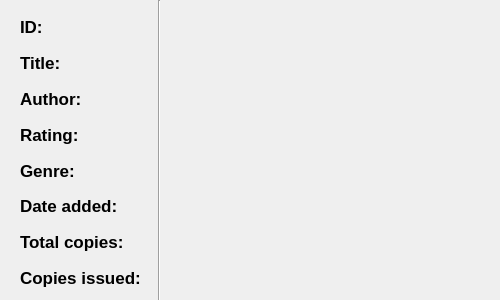
<?xml version="1.0" encoding="UTF-8"?>
<ui version="4.0">
 <class>bookdetaildialog</class>
 <widget class="QDialog" name="bookdetaildialog">
  <property name="geometry">
   <rect>
    <x>0</x>
    <y>0</y>
    <width>500</width>
    <height>300</height>
   </rect>
  </property>
  <property name="sizePolicy">
   <sizepolicy hsizetype="Fixed" vsizetype="Fixed">
    <horstretch>0</horstretch>
    <verstretch>0</verstretch>
   </sizepolicy>
  </property>
  <property name="minimumSize">
   <size>
    <width>500</width>
    <height>300</height>
   </size>
  </property>
  <property name="maximumSize">
   <size>
    <width>500</width>
    <height>300</height>
   </size>
  </property>
  <property name="font">
   <font>
    <pointsize>13</pointsize>
    <bold>true</bold>
   </font>
  </property>
  <property name="windowTitle">
   <string>Delete Members</string>
  </property>
  <widget class="QWidget" name="layoutWidget">
   <property name="geometry">
    <rect>
     <x>180</x>
     <y>10</y>
     <width>311</width>
     <height>281</height>
    </rect>
   </property>
   <property name="font">
    <font>
     <pointsize>13</pointsize>
     <bold>true</bold>
    </font>
   </property>
   <layout class="QVBoxLayout" name="data">
    <item>
     <widget class="QLabel" name="idfield">
      <property name="font">
       <font>
        <pointsize>13</pointsize>
        <bold>true</bold>
       </font>
      </property>
      <property name="text">
       <string/>
      </property>
     </widget>
    </item>
    <item>
     <widget class="QLabel" name="titlefield">
      <property name="font">
       <font>
        <pointsize>13</pointsize>
        <bold>true</bold>
       </font>
      </property>
      <property name="text">
       <string/>
      </property>
     </widget>
    </item>
    <item>
     <widget class="QLabel" name="authorfield">
      <property name="font">
       <font>
        <pointsize>13</pointsize>
        <bold>true</bold>
       </font>
      </property>
      <property name="text">
       <string/>
      </property>
     </widget>
    </item>
    <item>
     <widget class="QLabel" name="ratingfield">
      <property name="font">
       <font>
        <pointsize>13</pointsize>
        <bold>true</bold>
       </font>
      </property>
      <property name="text">
       <string/>
      </property>
     </widget>
    </item>
    <item>
     <widget class="QLabel" name="genrefield">
      <property name="font">
       <font>
        <pointsize>13</pointsize>
        <bold>true</bold>
       </font>
      </property>
      <property name="text">
       <string/>
      </property>
     </widget>
    </item>
    <item>
     <widget class="QLabel" name="datefield">
      <property name="font">
       <font>
        <pointsize>13</pointsize>
        <bold>true</bold>
       </font>
      </property>
      <property name="text">
       <string/>
      </property>
     </widget>
    </item>
    <item>
     <widget class="QLabel" name="totalfield">
      <property name="font">
       <font>
        <pointsize>13</pointsize>
        <bold>true</bold>
       </font>
      </property>
      <property name="text">
       <string/>
      </property>
     </widget>
    </item>
    <item>
     <widget class="QLabel" name="issuedfield">
      <property name="font">
       <font>
        <pointsize>13</pointsize>
        <bold>true</bold>
       </font>
      </property>
      <property name="text">
       <string/>
      </property>
     </widget>
    </item>
   </layout>
  </widget>
  <widget class="Line" name="line">
   <property name="geometry">
    <rect>
     <x>129</x>
     <y>0</y>
     <width>61</width>
     <height>301</height>
    </rect>
   </property>
   <property name="font">
    <font>
     <pointsize>13</pointsize>
     <bold>true</bold>
    </font>
   </property>
   <property name="orientation">
    <enum>Qt::Vertical</enum>
   </property>
  </widget>
  <widget class="QWidget" name="layoutWidget">
   <property name="geometry">
    <rect>
     <x>20</x>
     <y>12</y>
     <width>121</width>
     <height>281</height>
    </rect>
   </property>
   <property name="font">
    <font>
     <pointsize>13</pointsize>
     <bold>true</bold>
    </font>
   </property>
   <layout class="QVBoxLayout" name="labels">
    <item>
     <widget class="QLabel" name="idlabel">
      <property name="font">
       <font>
        <pointsize>13</pointsize>
        <bold>true</bold>
       </font>
      </property>
      <property name="text">
       <string>ID:</string>
      </property>
     </widget>
    </item>
    <item>
     <widget class="QLabel" name="titlelabel">
      <property name="font">
       <font>
        <pointsize>13</pointsize>
        <bold>true</bold>
       </font>
      </property>
      <property name="text">
       <string>Title:</string>
      </property>
     </widget>
    </item>
    <item>
     <widget class="QLabel" name="authorlabel">
      <property name="font">
       <font>
        <pointsize>13</pointsize>
        <bold>true</bold>
       </font>
      </property>
      <property name="text">
       <string>Author:</string>
      </property>
     </widget>
    </item>
    <item>
     <widget class="QLabel" name="ratinglabel">
      <property name="font">
       <font>
        <pointsize>13</pointsize>
        <bold>true</bold>
       </font>
      </property>
      <property name="text">
       <string>Rating:</string>
      </property>
     </widget>
    </item>
    <item>
     <widget class="QLabel" name="genrelabel">
      <property name="font">
       <font>
        <pointsize>13</pointsize>
        <bold>true</bold>
       </font>
      </property>
      <property name="text">
       <string>Genre:</string>
      </property>
     </widget>
    </item>
    <item>
     <widget class="QLabel" name="datelabel">
      <property name="font">
       <font>
        <pointsize>13</pointsize>
        <bold>true</bold>
       </font>
      </property>
      <property name="text">
       <string>Date added:</string>
      </property>
     </widget>
    </item>
    <item>
     <widget class="QLabel" name="totallabel">
      <property name="font">
       <font>
        <pointsize>13</pointsize>
        <bold>true</bold>
       </font>
      </property>
      <property name="text">
       <string>Total copies:</string>
      </property>
     </widget>
    </item>
    <item>
     <widget class="QLabel" name="issuedlabel">
      <property name="font">
       <font>
        <pointsize>13</pointsize>
        <bold>true</bold>
       </font>
      </property>
      <property name="text">
       <string>Copies issued:</string>
      </property>
     </widget>
    </item>
   </layout>
  </widget>
 </widget>
 <resources/>
 <connections/>
</ui>
